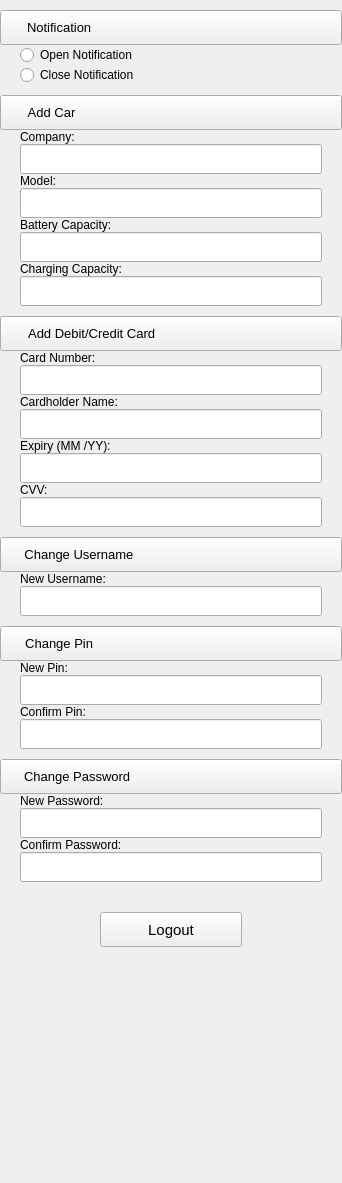
        <widget class="QWidget" name="scrollAreaWidgetContents_5">
         <property name="geometry">
          <rect>
           <x>0</x>
           <y>0</y>
           <width>342</width>
           <height>1183</height>
          </rect>
         </property>
         <property name="sizePolicy">
          <sizepolicy hsizetype="Preferred" vsizetype="Preferred">
           <horstretch>0</horstretch>
           <verstretch>0</verstretch>
          </sizepolicy>
         </property>
         <property name="minimumSize">
          <size>
           <width>0</width>
           <height>0</height>
          </size>
         </property>
         <layout class="QFormLayout" name="formLayout_5">
          <property name="horizontalSpacing">
           <number>0</number>
          </property>
          <property name="verticalSpacing">
           <number>0</number>
          </property>
          <property name="leftMargin">
           <number>0</number>
          </property>
          <property name="topMargin">
           <number>0</number>
          </property>
          <property name="rightMargin">
           <number>0</number>
          </property>
          <property name="bottomMargin">
           <number>0</number>
          </property>
          <item row="0" column="1">
           <layout class="QVBoxLayout" name="accountVerticalLayout">
            <property name="spacing">
             <number>0</number>
            </property>
            <property name="leftMargin">
             <number>0</number>
            </property>
            <property name="topMargin">
             <number>10</number>
            </property>
            <property name="rightMargin">
             <number>0</number>
            </property>
            <property name="bottomMargin">
             <number>10</number>
            </property>
            <item>
             <widget class="QPushButton" name="notificationPushButton">
              <property name="minimumSize">
               <size>
                <width>0</width>
                <height>35</height>
               </size>
              </property>
              <property name="font">
               <font>
                <pointsize>10</pointsize>
               </font>
              </property>
              <property name="cursor">
               <cursorShape>PointingHandCursor</cursorShape>
              </property>
              <property name="tabletTracking">
               <bool>false</bool>
              </property>
              <property name="layoutDirection">
               <enum>Qt::RightToLeft</enum>
              </property>
              <property name="text">
               <string>Notification                                                              </string>
              </property>
              <property name="icon">
               <iconset>
                <normaloff>images/right-arrow.png</normaloff>images/right-arrow.png</iconset>
              </property>
              <property name="iconSize">
               <size>
                <width>21</width>
                <height>21</height>
               </size>
              </property>
              <property name="autoExclusive">
               <bool>false</bool>
              </property>
              <property name="autoDefault">
               <bool>false</bool>
              </property>
              <property name="default">
               <bool>false</bool>
              </property>
              <property name="flat">
               <bool>false</bool>
              </property>
             </widget>
            </item>
            <item>
             <layout class="QVBoxLayout" name="notificationVerticalLayout">
              <property name="leftMargin">
               <number>20</number>
              </property>
              <property name="rightMargin">
               <number>20</number>
              </property>
              <item>
               <widget class="QRadioButton" name="opennotificationRadioButton">
                <property name="text">
                 <string>Open Notification</string>
                </property>
               </widget>
              </item>
              <item>
               <widget class="QRadioButton" name="closenotificationRadioButton">
                <property name="text">
                 <string>Close Notification</string>
                </property>
               </widget>
              </item>
              <item>
               <spacer name="verticalSpacer_2">
                <property name="orientation">
                 <enum>Qt::Vertical</enum>
                </property>
                <property name="sizeType">
                 <enum>QSizePolicy::Fixed</enum>
                </property>
                <property name="sizeHint" stdset="0">
                 <size>
                  <width>20</width>
                  <height>10</height>
                 </size>
                </property>
               </spacer>
              </item>
             </layout>
            </item>
            <item>
             <widget class="QPushButton" name="addcarPushButton">
              <property name="minimumSize">
               <size>
                <width>0</width>
                <height>35</height>
               </size>
              </property>
              <property name="font">
               <font>
                <pointsize>10</pointsize>
               </font>
              </property>
              <property name="cursor">
               <cursorShape>PointingHandCursor</cursorShape>
              </property>
              <property name="tabletTracking">
               <bool>false</bool>
              </property>
              <property name="layoutDirection">
               <enum>Qt::RightToLeft</enum>
              </property>
              <property name="text">
               <string> Add Car                                                                   </string>
              </property>
              <property name="icon">
               <iconset>
                <normaloff>images/right-arrow.png</normaloff>images/right-arrow.png</iconset>
              </property>
              <property name="iconSize">
               <size>
                <width>21</width>
                <height>21</height>
               </size>
              </property>
              <property name="autoExclusive">
               <bool>false</bool>
              </property>
              <property name="autoDefault">
               <bool>false</bool>
              </property>
             </widget>
            </item>
            <item>
             <layout class="QVBoxLayout" name="addcarVerticalLayout">
              <property name="leftMargin">
               <number>20</number>
              </property>
              <property name="rightMargin">
               <number>20</number>
              </property>
              <item>
               <widget class="QLabel" name="companyLabel">
                <property name="text">
                 <string>Company:</string>
                </property>
               </widget>
              </item>
              <item>
               <widget class="QLineEdit" name="companyLineEdit">
                <property name="minimumSize">
                 <size>
                  <width>0</width>
                  <height>30</height>
                 </size>
                </property>
               </widget>
              </item>
              <item>
               <widget class="QLabel" name="modelLabel">
                <property name="text">
                 <string>Model:</string>
                </property>
               </widget>
              </item>
              <item>
               <widget class="QLineEdit" name="modelLineEdit">
                <property name="minimumSize">
                 <size>
                  <width>0</width>
                  <height>30</height>
                 </size>
                </property>
               </widget>
              </item>
              <item>
               <widget class="QLabel" name="batterycapacityLabel">
                <property name="text">
                 <string>Battery Capacity:</string>
                </property>
               </widget>
              </item>
              <item>
               <widget class="QLineEdit" name="batterycapacityLineEdit">
                <property name="minimumSize">
                 <size>
                  <width>0</width>
                  <height>30</height>
                 </size>
                </property>
               </widget>
              </item>
              <item>
               <widget class="QLabel" name="chargingcapacityLabel">
                <property name="text">
                 <string>Charging Capacity:</string>
                </property>
               </widget>
              </item>
              <item>
               <widget class="QLineEdit" name="chargingcapacityLineEdit">
                <property name="minimumSize">
                 <size>
                  <width>0</width>
                  <height>30</height>
                 </size>
                </property>
               </widget>
              </item>
              <item>
               <spacer name="verticalSpacer_6">
                <property name="orientation">
                 <enum>Qt::Vertical</enum>
                </property>
                <property name="sizeType">
                 <enum>QSizePolicy::Fixed</enum>
                </property>
                <property name="sizeHint" stdset="0">
                 <size>
                  <width>20</width>
                  <height>10</height>
                 </size>
                </property>
               </spacer>
              </item>
             </layout>
            </item>
            <item>
             <widget class="QPushButton" name="adddebitcreditcardPushButton">
              <property name="minimumSize">
               <size>
                <width>0</width>
                <height>35</height>
               </size>
              </property>
              <property name="font">
               <font>
                <pointsize>10</pointsize>
               </font>
              </property>
              <property name="cursor">
               <cursorShape>PointingHandCursor</cursorShape>
              </property>
              <property name="tabletTracking">
               <bool>false</bool>
              </property>
              <property name="layoutDirection">
               <enum>Qt::RightToLeft</enum>
              </property>
              <property name="text">
               <string>Add Debit/Credit Card                                            </string>
              </property>
              <property name="icon">
               <iconset>
                <normaloff>images/right-arrow.png</normaloff>images/right-arrow.png</iconset>
              </property>
              <property name="iconSize">
               <size>
                <width>21</width>
                <height>21</height>
               </size>
              </property>
              <property name="autoExclusive">
               <bool>false</bool>
              </property>
              <property name="autoDefault">
               <bool>false</bool>
              </property>
             </widget>
            </item>
            <item>
             <layout class="QVBoxLayout" name="addcarVerticalLayout_2">
              <property name="leftMargin">
               <number>20</number>
              </property>
              <property name="rightMargin">
               <number>20</number>
              </property>
              <item>
               <widget class="QLabel" name="cardnumberLabel">
                <property name="text">
                 <string>Card Number:</string>
                </property>
               </widget>
              </item>
              <item>
               <widget class="QLineEdit" name="cardnumberLineEdit">
                <property name="minimumSize">
                 <size>
                  <width>0</width>
                  <height>30</height>
                 </size>
                </property>
               </widget>
              </item>
              <item>
               <widget class="QLabel" name="cardholdernameLabel">
                <property name="text">
                 <string>Cardholder Name:</string>
                </property>
               </widget>
              </item>
              <item>
               <widget class="QLineEdit" name="cardholdernameLineEdit">
                <property name="minimumSize">
                 <size>
                  <width>0</width>
                  <height>30</height>
                 </size>
                </property>
               </widget>
              </item>
              <item>
               <widget class="QLabel" name="expiryLabel">
                <property name="text">
                 <string>Expiry (MM /YY):</string>
                </property>
               </widget>
              </item>
              <item>
               <widget class="QLineEdit" name="expiryLineEdit">
                <property name="minimumSize">
                 <size>
                  <width>0</width>
                  <height>30</height>
                 </size>
                </property>
               </widget>
              </item>
              <item>
               <widget class="QLabel" name="cvvLabel">
                <property name="text">
                 <string>CVV:</string>
                </property>
               </widget>
              </item>
              <item>
               <widget class="QLineEdit" name="cvvLineEdit">
                <property name="minimumSize">
                 <size>
                  <width>0</width>
                  <height>30</height>
                 </size>
                </property>
               </widget>
              </item>
              <item>
               <spacer name="verticalSpacer_7">
                <property name="orientation">
                 <enum>Qt::Vertical</enum>
                </property>
                <property name="sizeType">
                 <enum>QSizePolicy::Fixed</enum>
                </property>
                <property name="sizeHint" stdset="0">
                 <size>
                  <width>20</width>
                  <height>10</height>
                 </size>
                </property>
               </spacer>
              </item>
             </layout>
            </item>
            <item>
             <widget class="QPushButton" name="changeusernamePushButton">
              <property name="minimumSize">
               <size>
                <width>0</width>
                <height>35</height>
               </size>
              </property>
              <property name="font">
               <font>
                <pointsize>10</pointsize>
               </font>
              </property>
              <property name="cursor">
               <cursorShape>PointingHandCursor</cursorShape>
              </property>
              <property name="layoutDirection">
               <enum>Qt::RightToLeft</enum>
              </property>
              <property name="text">
               <string>Change Username                                                   </string>
              </property>
              <property name="icon">
               <iconset>
                <normaloff>images/right-arrow.png</normaloff>images/right-arrow.png</iconset>
              </property>
              <property name="iconSize">
               <size>
                <width>21</width>
                <height>21</height>
               </size>
              </property>
             </widget>
            </item>
            <item>
             <layout class="QVBoxLayout" name="changeusernameVerticalLayout">
              <property name="leftMargin">
               <number>20</number>
              </property>
              <property name="rightMargin">
               <number>20</number>
              </property>
              <item>
               <widget class="QLabel" name="newusernameLabel">
                <property name="text">
                 <string>New Username:</string>
                </property>
               </widget>
              </item>
              <item>
               <widget class="QLineEdit" name="newusernameLineEdit">
                <property name="minimumSize">
                 <size>
                  <width>0</width>
                  <height>30</height>
                 </size>
                </property>
               </widget>
              </item>
              <item>
               <spacer name="verticalSpacer_3">
                <property name="orientation">
                 <enum>Qt::Vertical</enum>
                </property>
                <property name="sizeType">
                 <enum>QSizePolicy::Fixed</enum>
                </property>
                <property name="sizeHint" stdset="0">
                 <size>
                  <width>20</width>
                  <height>10</height>
                 </size>
                </property>
               </spacer>
              </item>
             </layout>
            </item>
            <item>
             <widget class="QPushButton" name="changepinPushButton">
              <property name="minimumSize">
               <size>
                <width>0</width>
                <height>35</height>
               </size>
              </property>
              <property name="font">
               <font>
                <pointsize>10</pointsize>
               </font>
              </property>
              <property name="cursor">
               <cursorShape>PointingHandCursor</cursorShape>
              </property>
              <property name="layoutDirection">
               <enum>Qt::RightToLeft</enum>
              </property>
              <property name="text">
               <string>Change Pin                                                              </string>
              </property>
              <property name="icon">
               <iconset>
                <normaloff>images/right-arrow.png</normaloff>images/right-arrow.png</iconset>
              </property>
              <property name="iconSize">
               <size>
                <width>21</width>
                <height>21</height>
               </size>
              </property>
             </widget>
            </item>
            <item>
             <layout class="QVBoxLayout" name="changepinVerticalLayout">
              <property name="leftMargin">
               <number>20</number>
              </property>
              <property name="rightMargin">
               <number>20</number>
              </property>
              <item>
               <widget class="QLabel" name="newpinLabel">
                <property name="text">
                 <string>New Pin:</string>
                </property>
               </widget>
              </item>
              <item>
               <widget class="QLineEdit" name="newpinLineEdit">
                <property name="minimumSize">
                 <size>
                  <width>0</width>
                  <height>30</height>
                 </size>
                </property>
               </widget>
              </item>
              <item>
               <widget class="QLabel" name="confirmpinLabel">
                <property name="text">
                 <string>Confirm Pin:</string>
                </property>
               </widget>
              </item>
              <item>
               <widget class="QLineEdit" name="confirmpinLineEdit">
                <property name="minimumSize">
                 <size>
                  <width>0</width>
                  <height>30</height>
                 </size>
                </property>
               </widget>
              </item>
              <item>
               <spacer name="verticalSpacer_5">
                <property name="orientation">
                 <enum>Qt::Vertical</enum>
                </property>
                <property name="sizeType">
                 <enum>QSizePolicy::Fixed</enum>
                </property>
                <property name="sizeHint" stdset="0">
                 <size>
                  <width>20</width>
                  <height>10</height>
                 </size>
                </property>
               </spacer>
              </item>
             </layout>
            </item>
            <item>
             <widget class="QPushButton" name="changepasswordPushButton">
              <property name="minimumSize">
               <size>
                <width>0</width>
                <height>35</height>
               </size>
              </property>
              <property name="font">
               <font>
                <pointsize>10</pointsize>
               </font>
              </property>
              <property name="cursor">
               <cursorShape>PointingHandCursor</cursorShape>
              </property>
              <property name="layoutDirection">
               <enum>Qt::RightToLeft</enum>
              </property>
              <property name="text">
               <string>Change Password                                                    </string>
              </property>
              <property name="icon">
               <iconset>
                <normaloff>images/right-arrow.png</normaloff>images/right-arrow.png</iconset>
              </property>
              <property name="iconSize">
               <size>
                <width>21</width>
                <height>21</height>
               </size>
              </property>
             </widget>
            </item>
            <item>
             <layout class="QVBoxLayout" name="changepasswordVerticalLayout">
              <property name="leftMargin">
               <number>20</number>
              </property>
              <property name="rightMargin">
               <number>20</number>
              </property>
              <item>
               <widget class="QLabel" name="newpasswordLabel">
                <property name="text">
                 <string>New Password:</string>
                </property>
               </widget>
              </item>
              <item>
               <widget class="QLineEdit" name="newpasswordLineEdit">
                <property name="minimumSize">
                 <size>
                  <width>0</width>
                  <height>30</height>
                 </size>
                </property>
               </widget>
              </item>
              <item>
               <widget class="QLabel" name="confirmpasswordLabel">
                <property name="text">
                 <string>Confirm Password:</string>
                </property>
               </widget>
              </item>
              <item>
               <widget class="QLineEdit" name="confirmpasswordLineEdit">
                <property name="minimumSize">
                 <size>
                  <width>0</width>
                  <height>30</height>
                 </size>
                </property>
               </widget>
              </item>
              <item>
               <spacer name="verticalSpacer_4">
                <property name="orientation">
                 <enum>Qt::Vertical</enum>
                </property>
                <property name="sizeType">
                 <enum>QSizePolicy::Fixed</enum>
                </property>
                <property name="sizeHint" stdset="0">
                 <size>
                  <width>20</width>
                  <height>10</height>
                 </size>
                </property>
               </spacer>
              </item>
             </layout>
            </item>
            <item>
             <layout class="QHBoxLayout" name="logoutHorizontalLayout">
              <property name="leftMargin">
               <number>100</number>
              </property>
              <property name="topMargin">
               <number>20</number>
              </property>
              <property name="rightMargin">
               <number>100</number>
              </property>
              <property name="bottomMargin">
               <number>20</number>
              </property>
              <item>
               <widget class="QPushButton" name="logoutPushButton">
                <property name="minimumSize">
                 <size>
                  <width>0</width>
                  <height>35</height>
                 </size>
                </property>
                <property name="font">
                 <font>
                  <pointsize>11</pointsize>
                 </font>
                </property>
                <property name="text">
                 <string>Logout</string>
                </property>
               </widget>
              </item>
             </layout>
            </item>
            <item>
             <spacer name="accountVerticalSpacer">
              <property name="orientation">
               <enum>Qt::Vertical</enum>
              </property>
              <property name="sizeHint" stdset="0">
               <size>
                <width>20</width>
                <height>40</height>
               </size>
              </property>
             </spacer>
            </item>
           </layout>
          </item>
         </layout>
        </widget>
